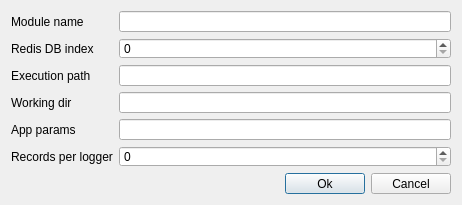
<?xml version="1.0" encoding="UTF-8"?>
<ui version="4.0">
 <class>moduleDialog</class>
 <widget class="QDialog" name="moduleDialog">
  <property name="windowModality">
   <enum>Qt::WindowModal</enum>
  </property>
  <property name="geometry">
   <rect>
    <x>0</x>
    <y>0</y>
    <width>462</width>
    <height>205</height>
   </rect>
  </property>
  <property name="sizePolicy">
   <sizepolicy hsizetype="Fixed" vsizetype="Fixed">
    <horstretch>0</horstretch>
    <verstretch>0</verstretch>
   </sizepolicy>
  </property>
  <property name="minimumSize">
   <size>
    <width>462</width>
    <height>205</height>
   </size>
  </property>
  <property name="maximumSize">
   <size>
    <width>462</width>
    <height>205</height>
   </size>
  </property>
  <property name="windowTitle">
   <string>Module settings</string>
  </property>
  <layout class="QGridLayout" name="gridLayout">
   <item row="0" column="0">
    <widget class="QLabel" name="label_3">
     <property name="text">
      <string>Module name</string>
     </property>
    </widget>
   </item>
   <item row="0" column="1">
    <widget class="QLineEdit" name="nameEdit"/>
   </item>
   <item row="1" column="0">
    <widget class="QLabel" name="dbLbl">
     <property name="text">
      <string>Redis DB index</string>
     </property>
    </widget>
   </item>
   <item row="1" column="1">
    <widget class="QSpinBox" name="dbEdit"/>
   </item>
   <item row="2" column="0">
    <widget class="QLabel" name="execLbl">
     <property name="text">
      <string>Execution path</string>
     </property>
    </widget>
   </item>
   <item row="2" column="1">
    <widget class="QLineEdit" name="execEdit"/>
   </item>
   <item row="3" column="0">
    <widget class="QLabel" name="dirLbl">
     <property name="text">
      <string>Working dir</string>
     </property>
    </widget>
   </item>
   <item row="3" column="1">
    <widget class="LineEditWithButton" name="dirEdit"/>
   </item>
   <item row="4" column="0">
    <widget class="QLabel" name="parLbl">
     <property name="text">
      <string>App params</string>
     </property>
    </widget>
   </item>
   <item row="4" column="1">
    <widget class="LineEditWithButton" name="parEdit"/>
   </item>
   <item row="5" column="0">
    <widget class="QLabel" name="label">
     <property name="text">
      <string>Records per logger</string>
     </property>
    </widget>
   </item>
   <item row="5" column="1">
    <widget class="QSpinBox" name="rplEdit">
     <property name="maximum">
      <number>1000000</number>
     </property>
    </widget>
   </item>
   <item row="6" column="1">
    <layout class="QGridLayout" name="gridLayout_2">
     <property name="horizontalSpacing">
      <number>6</number>
     </property>
     <property name="verticalSpacing">
      <number>0</number>
     </property>
     <item row="0" column="1">
      <widget class="QPushButton" name="OkButton">
       <property name="text">
        <string>Ok</string>
       </property>
      </widget>
     </item>
     <item row="0" column="2">
      <widget class="QPushButton" name="CancelButton">
       <property name="text">
        <string>Cancel</string>
       </property>
      </widget>
     </item>
     <item row="0" column="0">
      <spacer name="horizontalSpacer">
       <property name="orientation">
        <enum>Qt::Horizontal</enum>
       </property>
       <property name="sizeHint" stdset="0">
        <size>
         <width>40</width>
         <height>20</height>
        </size>
       </property>
      </spacer>
     </item>
    </layout>
   </item>
  </layout>
 </widget>
 <customwidgets>
  <customwidget>
   <class>LineEditWithButton</class>
   <extends>QLineEdit</extends>
   <header location="global">lineeditwithbutton.h</header>
  </customwidget>
 </customwidgets>
 <resources/>
 <connections/>
</ui>
